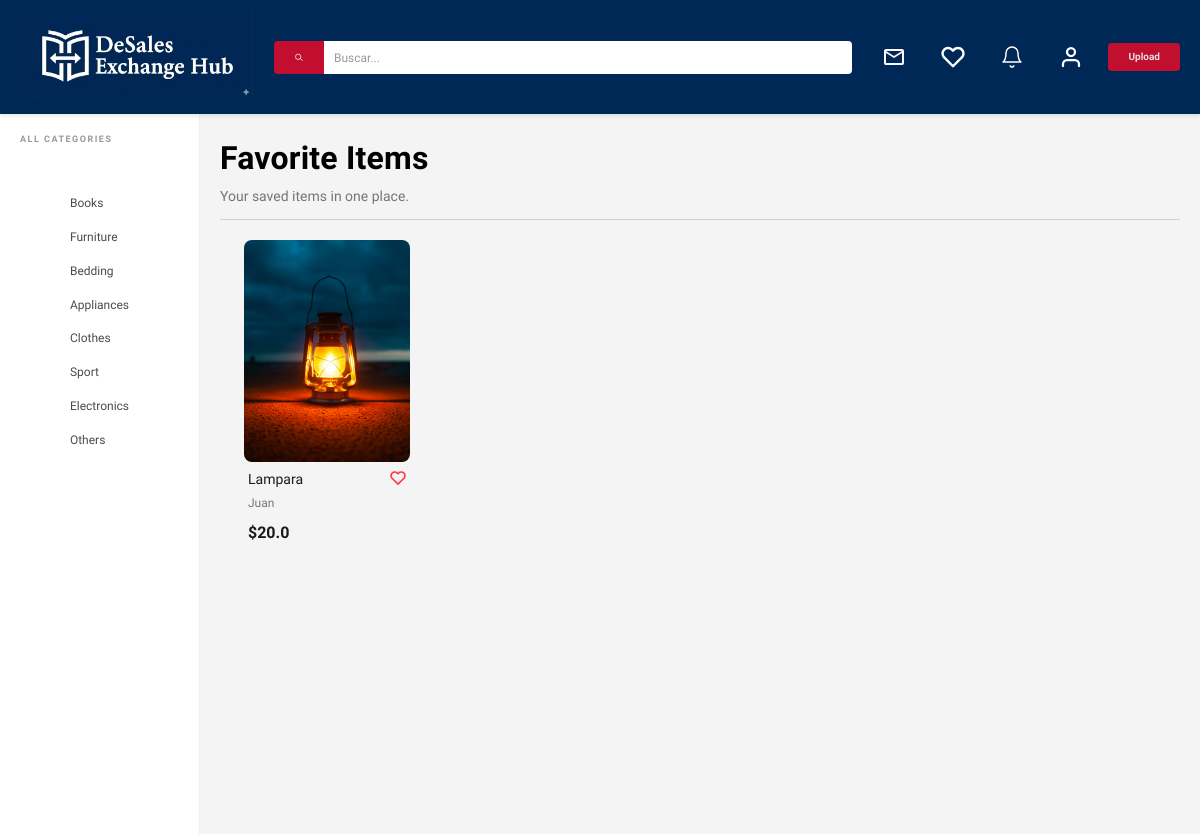
Before: /user/favItems (signed in) with the older database file.
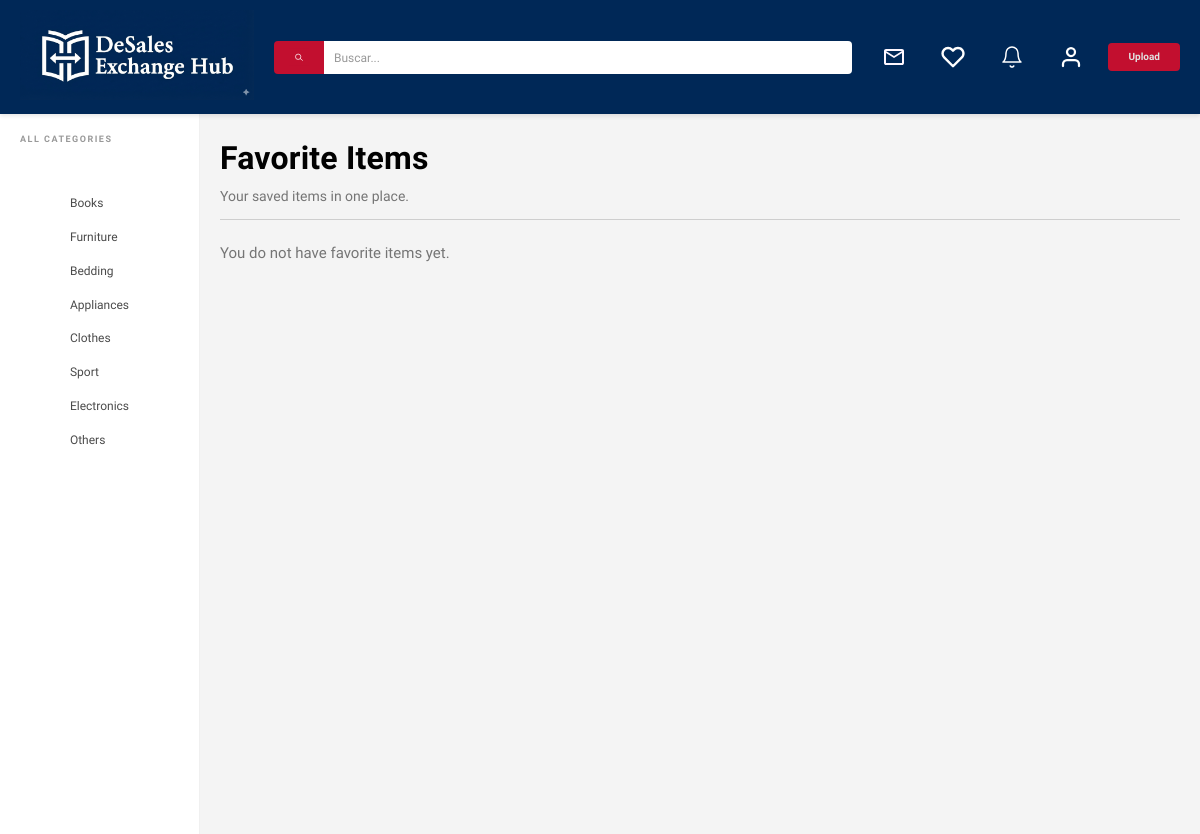
After: the same page with the newer database file.
### models.py (models this page shows, shortened)
class Item(db.Model):
    id = db.Column(db.Integer, primary_key = True, autoincrement = True)
    name = db.Column(db.String(50), nullable = False)
    description = db.Column(db.String(400), nullable = False)
    price = db.Column(db.Float, nullable = False)
    category = db.Column(db.String(20), nullable = False)
    created_at = db.Column(db.DateTime, nullable = False, default = db.func.current_timestamp())
    user_id = db.Column(db.Integer, db.ForeignKey('user.id'), nullable = False)
    images = db.relationship('ItemImage', backref='item', lazy=True)
    favorited_by = db.relationship('User', secondary='favorite', back_populates='favorite_items', lazy=True)
    @property
    def image_url(self):
        if self.images:
            return self.images[0].image_url
        return "img/default.jpg" # Fallback image

class ItemImage(db.Model):
    id = db.Column(db.Integer, primary_key=True)
    image_url = db.Column(db.String(200), nullable=False)
    item_id = db.Column(db.Integer, db.ForeignKey('item.id'), nullable=False)

class User(db.Model):
    id = db.Column(db.Integer, primary_key = True)
    username = db.Column(db.String(20), unique = False, nullable = False)
    email = db.Column(db.String(120), unique = True, nullable = False)
    password = db.Column(db.String(255), nullable = False)
    is_active = db.Column(db.Boolean, default=False, nullable=False)
    items = db.relationship('Item', backref = 'owner', lazy = True)
    favorite_items = db.relationship('Item', secondary='favorite', back_populates='favorited_by', lazy=True)
    country = db.Column(db.String(20), nullable = True, default = "")
    city = db.Column(db.String(20), nullable = True, default = "")
    description = db.Column(db.String(400), nullable = True, default = "")
    photo_url = db.Column(db.String(200), nullable = True, default = "")

### app.py (the view)
@app.route("/user/favItems")
def favItems():
    user = get_current_user_from_session()
    if not user:
        return redirect(url_for("login"))
    favorite_items = user.favorite_items
    return render_template('user/favItems.html', favorite_items=favorite_items)

### app.py (called while the page is built, shortened)
def get_current_user_from_session():
    user_id = session.get("user_id")
    if user_id is not None:
        user = db.session.get(User, user_id)
        if user:
            session["user_id"] = user.id
            session["username"] = user.username
            return user

### templates/user/favItems.html (shortened to what this page needs)
{% extends 'base.html' %}
{% block content %}
    <section class="favorites-page">
        <header class="favorites-header">
            <h1 class="favorites-title">Favorite Items</h1>
            <p class="favorites-subtitle">Your saved items in one place.</p>
        </header>
        {% if favorite_items and favorite_items|length > 0 %}
            <div class="contenedor favorites-grid">
                {% for item in favorite_items %}
                    {% if item.owner.id != session['user_id'] %}
                        <div class="contenedor-item">
                            <a href="{{ url_for('item', item_id=item.id) }}" class="item-imagen-container skeleton-loading">
                                <img class="item-imagen" src="{{ url_for('static', filename=item.image_url) }}" alt="{{ item.name }}" loading="lazy" onload="this.parentElement.classList.remove('skeleton-loading')">
                            </a>
                            <div class="item-info">
                                <div class="item-header">
                                    <h2 class="item-nombre">{{ item.name }}</h2>
                                    <div class="item-actions">
                                        <button class="action-btn favorite-btn active" data-item-id="{{ item.id }}" data-is-favorite="true" aria-label="Remove from favorites">
                                            <img class="corazon" src="{{ url_for('static', filename='img/assets/RedHeart.svg') }}" alt="Favorito">
                                        </button>
                                    </div>
                                </div>
                                <div class="item-details">
                                    <p class="item-owner">{{ item.owner.username }}</p>
                                </div>
                                <p class="item-precio">${{ item.price }}</p>
                            </div>
                        </div>
                    {% endif %}
                {% endfor %}
            </div>
        {% else %}
            <p class="favorites-empty-state" data-empty-favorites="true">You do not have favorite items yet.</p>
        {% endif %}
    </section>
{% endblock %}

Changed rows visible on the page:
no longer on this page (row edited): Item: image_url (picture), name "Lampara", owner.username "Juan", price "20.0"
Other visible differences:
text now shown: "You do not have favorite items yet."
